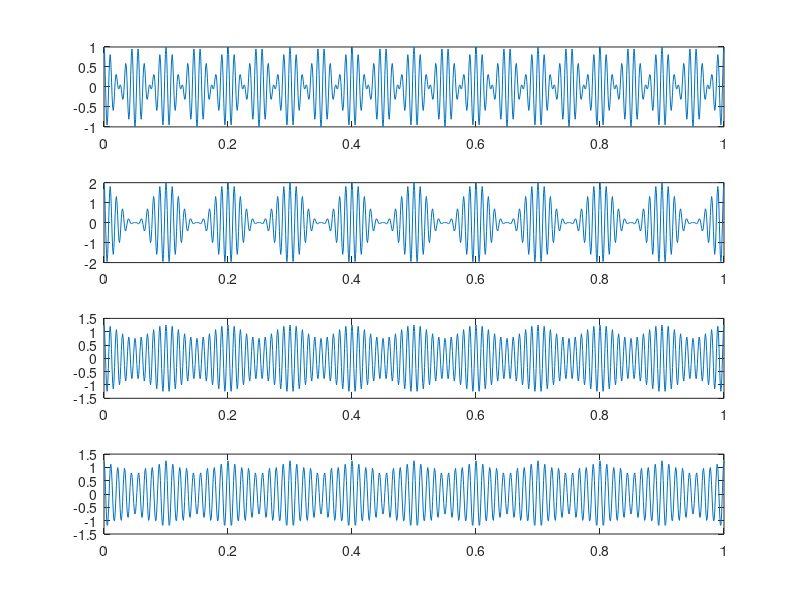

Write MATLAB code to recreate this figure.
fm = 10;
fc =100;
ac = 1;
am =1;
t = 0:0.001:1;

m = cos(2*pi*fm*t);
c = cos(2*pi*fc*t);

a = (ac * m ).* c; % dsbsc
b = (ac * (1+m)).*c; %am
c = (ac * c)+(ac/4*(m.*c));% god knows
d = ((ac*m).*c) + (ac*sin(2*pi*fm*t)).*(sin(2*pi*fc*t));%gods chacha knows

figure;
subplot(4,1,1);
plot(t,a);

subplot(4,1,2);
plot(t,b);

subplot(4,1,3);
plot(t,c);

subplot(4,1,4);
plot(t,d);